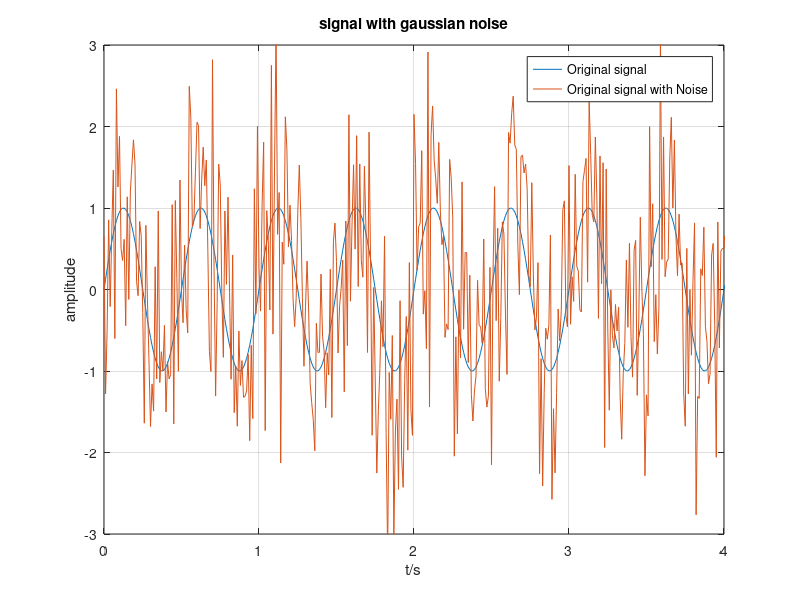
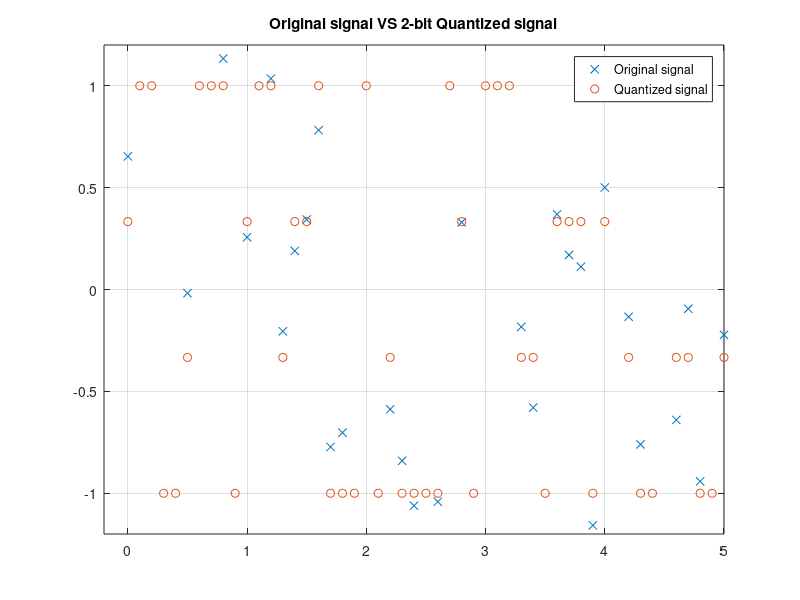
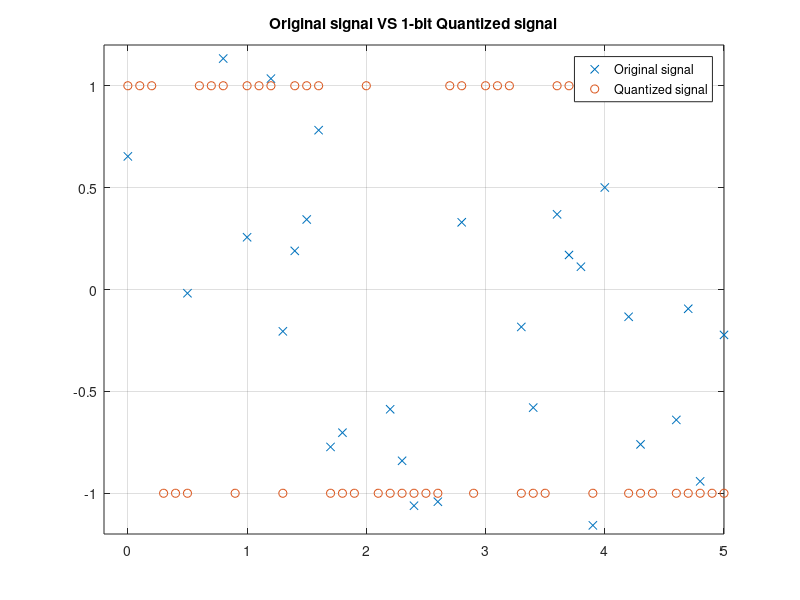
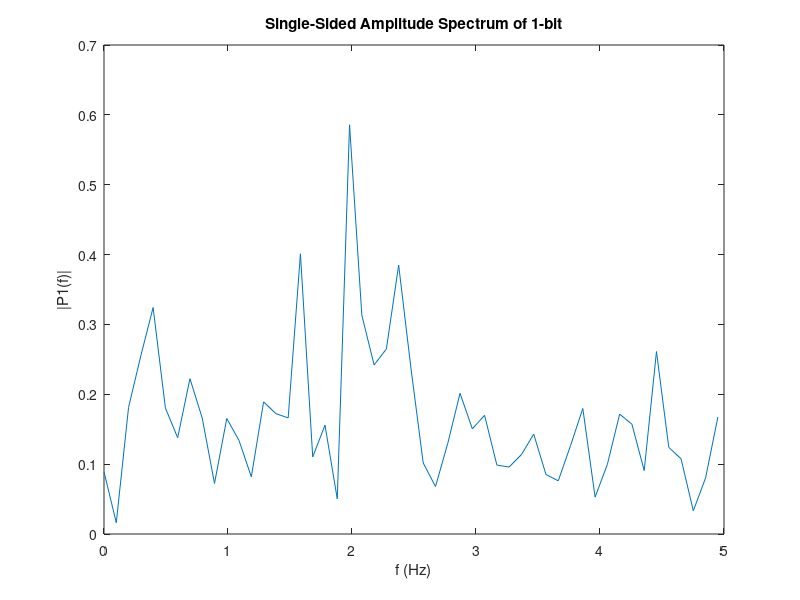

The MATLAB script that drew these images, in order:
f = 2;
Fs = 10;
t = 0:0.01:10;
ts = 0:0.1:10;
ft = sin(2*pi*f*t);

% plot(t, ft), grid on, hold on;
% xlabel('t/s'), ylabel('amplitude');
% xlim([0 4]), ylim([-3 3]);
% title('Original signal');

noiseVar = 1;
n = sqrt(noiseVar)*randn(1,length(ft));
ftn = n + ft;
figure();
plot(t,ft,t, ftn), grid on;
xlabel('t/s'), ylabel('amplitude');
xlim([0 4]), ylim([-3 3]);
legend('Original signal','Original signal with Noise');
title('signal with gaussian noise');

% ftn = ft;
%sample
ftns = ftn(1:10:end);

vpp = max(ftn)-min(ftn);
%for 2-bit qua
step2 = 2/3;
partition = [-step2,0,step2];
codebook = [-1,-1/3,1/3,1];
[index,quants2] = quantiz(ftns,partition,codebook);
figure();
plot(ts,ftns,'x',ts,quants2,'o');grid on
title("Original signal VS 2-bit Quantized signal")
legend('Original signal','Quantized signal');
axis([-.2 5 -1.2 1.2])

% t = [0:.1:2*pi]; % Times at which to sample the sine function
% sig = sin(t); % Original signal, a sine wave
% partition = [-1:.2:1]; % Length 11, to represent 12 intervals
% codebook = [-1.2:.2:1]; % Length 12, one entry for each interval
% [index,quants] = quantiz(sig,partition,codebook); % Quantize.
% plot(t,sig,'x',t,quants,'.')
% legend('Original signal','Quantized signal');
% axis([-.2 7 -1.2 1.2])

%for 1-bit - qua

partition = [0];
codebook = [-1,1];
[index,quants1] = quantiz(ftns,partition,codebook);
figure();
plot(ts,ftns,'x',ts,quants1,'o');grid on
title("Original signal VS 1-bit Quantized signal")
legend('Original signal','Quantized signal');
axis([-.2 5 -1.2 1.2])

% for 1-bit - fft
Y1 = fft(quants1);
L = length(ts);
P2 = abs(Y1/L);
P1 = P2(1:L/2+1);
P1(2:end-1) = 2*P1(2:end-1);

f = Fs*(0:(L/2))/L;
figure()
plot(f,P1) 
title("Single-Sided Amplitude Spectrum of 1-bit")
xlabel("f (Hz)")
ylabel("|P1(f)|")
% actualSNR = 20*log10(norm(signal)/norm(x - signal));
% for 2-bit - fft
Y2 = fft(quants2);
L = length(ts);
P2 = abs(Y2/L);
P22 = P2(1:L/2+1);
P22(2:end-1) = 2*P22(2:end-1);

f = Fs*(0:(L/2))/L;
figure()
plot(f,P22) 
title("Single-Sided Amplitude Spectrum of 2-bit")
xlabel("f (Hz)")
ylabel("|P22(f)|")

[M,I] = max(P1);
Ptemp = P1;
Ptemp(I) = 0;
actualSNR = 20*log10(norm(M)/norm(Ptemp));
disp(['1-bit-SNR = ',num2str(actualSNR),'  dB']) 


[M,I] = max(P22);
Ptemp = P22;
Ptemp(I) = 0;
actualSNR = 20*log10(norm(M)/norm(Ptemp));
disp(['2-bit-SNR = ',num2str(actualSNR),'  dB']) 



